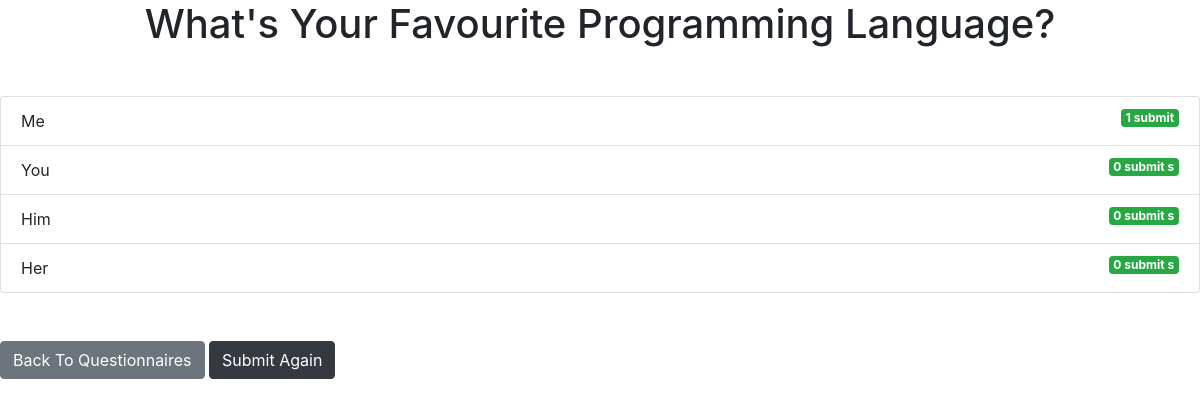
/1/results/, run on the app's committed database.
### home/models.py (models this page shows, shortened)
class Question(models.Model):
    question_text = models.CharField(max_length=200)
    pub_date = models.DateTimeField('date published')

class Choice(models.Model):
    question = models.ForeignKey(Question, on_delete=models.CASCADE)
    choice_text = models.CharField(max_length=200)
    votes = models.IntegerField(default=0)

### home/views.py (the view)
# urls.py: path('<int:question_id>/results/', views.results, name='results'),
def results(request, question_id):
    question = get_object_or_404(Question, pk=question_id)
    return render(request, 'home/results.html', {'question': question})

### home/templates/home/results.html
{% extends 'base.html' %}
{% block content %}
<h1 class="mb-5 text-center">{{ question.question_text }}</h1>
<ul class="list-group mb-5">
    {% for choice in question.choice_set.all %}
    <li class="list-group-item">
        {{ choice.choice_text }} <span class="badge badge-success float-right">{{ choice.votes }} submit
            {{ choice.votes | pluralize }}</span>
    </li>
    {% endfor %}
</ul>
<a class="btn btn-secondary" href="{% url 'home:index' %}"> Back To Questionnaires</a>
<a class="btn btn-dark" href="{% url 'home:detail' question.id %}"> Submit Again</a>
{% endblock %}

### data on the page
Question: question_text "What's Your Favourite Programming Language?"
Choice: choice_text "Me", votes "1"
Choice: choice_text "You", votes "0", votes|pluralize "s"
Choice: choice_text "Him", votes "0", votes|pluralize "s"
Choice: choice_text "Her", votes "0", votes|pluralize "s"
